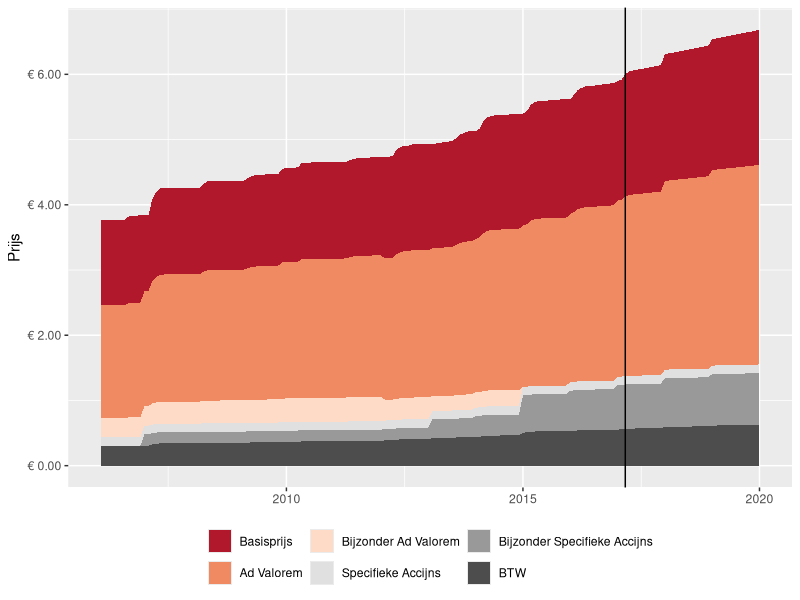
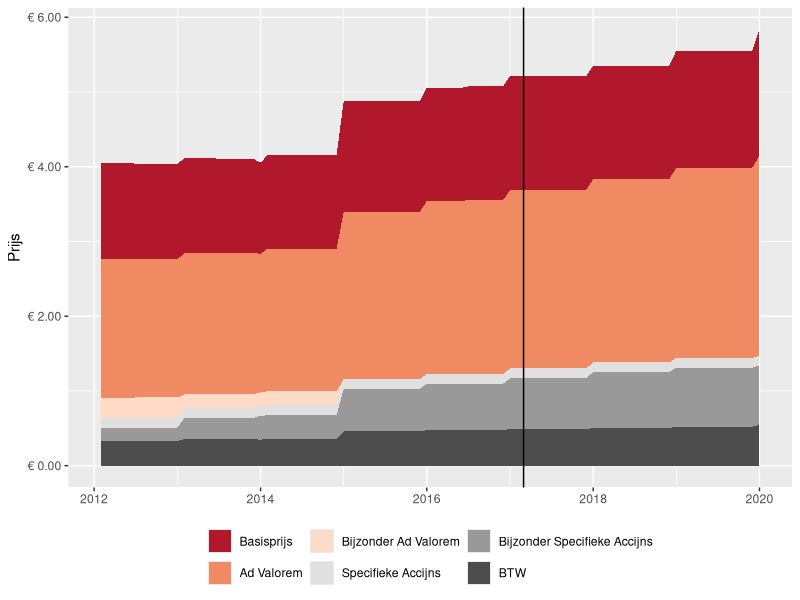
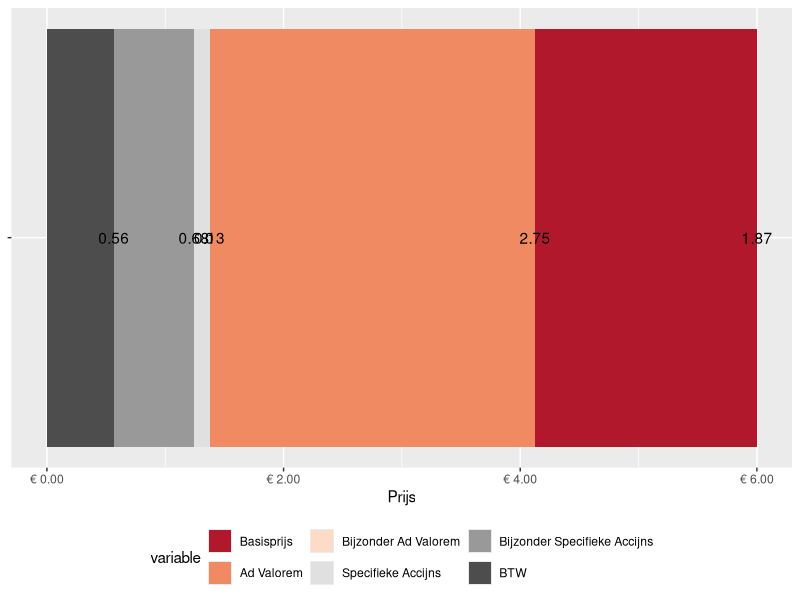
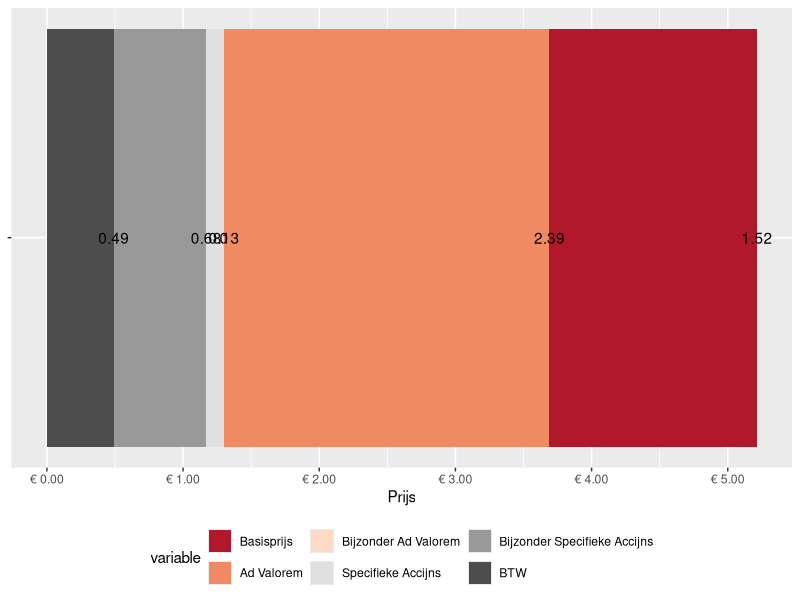

These figures' R source, in order:
rm(list=ls())
options(scipen=999)
require(data.table)
require(ggplot2)
require(forecast)
require(zoo)
require(scales)
require(RColorBrewer)

# Load data
# dtSigaretten <- data.table(read.csv2("dataSigaretten.csv",stringsAsFactors=F))
# dtRokers <- data.table(read.csv2("dataRokers.csv",stringsAsFactors=F))
# dtBevolking <- data.table(read.csv2("dataBevolking.csv",stringsAsFactors=F))
# dtAccijnzen <- data.table(read.csv2("dataAccijnzen.csv",stringsAsFactors=F))
# dtInkomsten <- data.table(read.csv2("dataInkomsten.csv",stringsAsFactors=F))
# dtIndex <- data.table(read.csv2("dataIndex.csv",stringsAsFactors=F))
# dtIndexF <- data.table(read.csv2("dataIndexFull.csv",stringsAsFactors=F))
dtIndexMaand <- data.table(read.csv2("dataIndexMaand.csv",stringsAsFactors=F))
dtAccijnzenMaand <- data.table(read.csv2("dataAccijnzenMaand.csv",stringsAsFactors=F))

# set price of pack of cigs today
prijs <- 6
maandNu <- '2017-03-01'
btw <- 0.21

# Fix columns
dtAccijnzenMaand$maand <- as.Date(dtAccijnzenMaand$maand,format="%d/%m/%Y")
dtIndexMaand$maand <- as.Date(dtIndexMaand$maand,format="%d/%m/%Y")

dt <- data.table(merge(dtAccijnzenMaand,dtIndexMaand,by='maand',all.x=T))
dt <- data.table(dt[,.(maand,adValoremSig,bijzonderAdValoremSig,specifiekeAccijnsSig,bijzonderSpecifiekeAccijnsSig,minimumSig,indexSigaretten)])


# Bereken minimum kleinhandelsprijs & basisprijs op basis van minimumlasten uit wetgeving
dt[,minPrijs:=(minimumSig-specifiekeAccijnsSig-bijzonderSpecifiekeAccijnsSig)/1000*19/(adValoremSig+bijzonderAdValoremSig)]


# Bereken gemiddelde kleinhandelsprijs van pak sigaretten op basis van index
indexNu <- dt[maand == maandNu]$indexSigaretten
dt[,avgPrijs:=indexSigaretten/indexNu*prijs]

# Basisprijs berekenen op basis van geëxtrapoleerde huidige prijs - lasten, dit is nodig om voorspelling te maken
dt[,baseAvgPrijs:=(1-adValoremSig-bijzonderAdValoremSig)*avgPrijs/1.21-(specifiekeAccijnsSig+bijzonderSpecifiekeAccijnsSig)/1000*19]

# Voorspelling over toekomstige prijs op basis van lineaire regressie
fclm <- with(dt[maand > '2012-01-01'],lm(baseAvgPrijs~maand))
toPredict <- dt[maand > '2017-03-01']
dt <- dt[maand < '2017-03-02']
toPredict$baseAvgPrijs <- predict(fclm,toPredict)
predictionIntervals <- predict(fclm,toPredict,interval="predict")
toPredict <- toPredict[,avgPrijs:=(baseAvgPrijs+(specifiekeAccijnsSig+bijzonderSpecifiekeAccijnsSig)/1000*19)*1.21/(1-adValoremSig-bijzonderAdValoremSig)]

# Samenvoegen waargenomen data en voorspelling
dt <- data.table(rbind(dt,toPredict))

# Bereken prijsonafhankelijke prijscomponenten
dt[,c('sa','bsa'):=list(specifiekeAccijnsSig/1000*19,bijzonderSpecifiekeAccijnsSig/1000*19)]

# Bereken prijscomponenten voor gemiddelde prijs
# Base prijs reeds berekend
dt[,c('avAvgPrijs','bavAvgPrijs','btwAvgPrijs'):=list(avgPrijs*adValoremSig,avgPrijs*bijzonderAdValoremSig,(baseAvgPrijs+sa+bsa)*0.21)]

# Bereken prijscomponenten voor minimumprijs
dt[,baseMinPrijs:=(1-adValoremSig-bijzonderAdValoremSig)*minPrijs/1.21-(specifiekeAccijnsSig+bijzonderSpecifiekeAccijnsSig)/1000*19]
dt[,c('avMinPrijs','bavMinPrijs','btwMinPrijs'):=list(minPrijs*adValoremSig,minPrijs*bijzonderAdValoremSig,(baseMinPrijs+sa+bsa)*0.21)]


timeSeriesPlot <- function(dt,start,vars) {
    dt <- melt(dt,id.vars=c('maand'),measure.vars=vars)
    dt <- dt[maand > start]
    g <- ggplot(dt,aes(x=maand,y=value,fill=variable)) + 
        geom_area(stat="identity") + 
        geom_vline(xintercept = as.numeric(as.Date(maandNu))) +
        ylab('Prijs') +
        theme(axis.title.x = element_blank(),legend.position='bottom',legend.title = element_blank()) +
        scale_fill_brewer(palette='RdGy',guide=guide_legend(direction='horizontal'),labels=c('Basisprijs','Ad Valorem','Bijzonder Ad Valorem','Specifieke Accijns','Bijzonder Specifieke Accijns','BTW')) +
        scale_y_continuous(labels=function(x) sprintf("€ %.2f", x))  
}

overviewPlot <- function(dt,vars) {
    dt <- melt(dt,id.vars=c('maand'),measure.vars=vars)
    dt <- dt[maand == as.Date(maandNu,"%Y-%m-%d")]
    
    g <- ggplot(dt,aes(x=maand,y=value,fill=variable,label=round(value,2))) + 
        geom_bar(stat="identity",width=0.2) + 
        geom_text(position='stack') +
        coord_flip() +
        ylab('Prijs') +
        theme(axis.title.y = element_blank(),axis.text.y = element_blank(),legend.position='bottom') +
        scale_fill_brewer(palette='RdGy',guide=guide_legend(direction='horizontal'),labels=c('Basisprijs','Ad Valorem','Bijzonder Ad Valorem','Specifieke Accijns','Bijzonder Specifieke Accijns','BTW')) +
        scale_y_continuous(labels=function(x) sprintf("€ %.2f", x)) 
}

# Generate plot
gMin <- timeSeriesPlot(dt,'2012-01-01',c('baseMinPrijs','avMinPrijs','bavMinPrijs','sa','bsa','btwMinPrijs'))
gAvg <- timeSeriesPlot(dt,'2006-01-01',c('baseAvgPrijs','avAvgPrijs','bavAvgPrijs','sa','bsa','btwAvgPrijs'))
hMin <- overviewPlot(dt,c('baseMinPrijs','avMinPrijs','bavMinPrijs','sa','bsa','btwMinPrijs'))
hAvg <- overviewPlot(dt,c('baseAvgPrijs','avAvgPrijs','bavAvgPrijs','sa','bsa','btwAvgPrijs'))